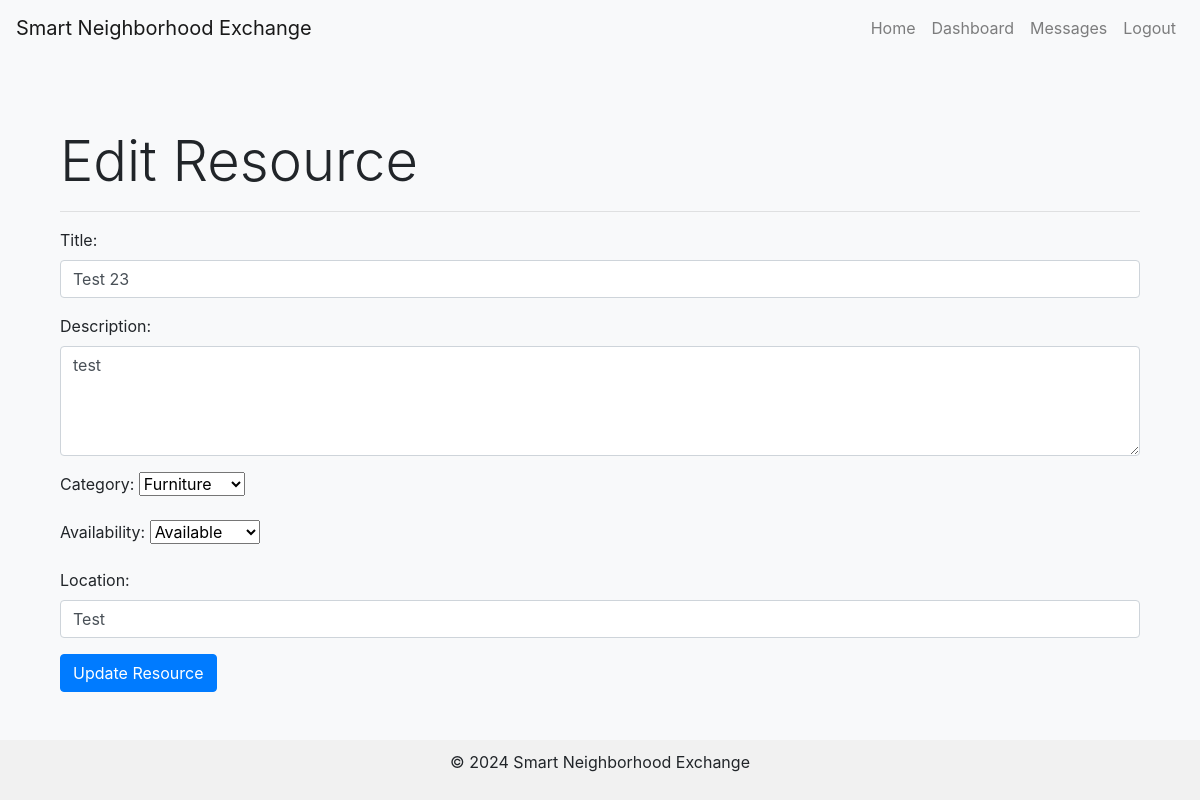
Screenshot of /edit_resource/4 (signed in) with the database file from the repository.
### tables this page shows
CREATE TABLE resources (
                        resource_id INTEGER PRIMARY KEY AUTOINCREMENT,
                        user_id INTEGER NOT NULL,
                        title TEXT NOT NULL,
                        description TEXT,
                        images TEXT,
                        category TEXT,
                        availability TEXT,
                        date_posted TEXT NOT NULL,
                        location TEXT,
                        FOREIGN KEY (user_id) REFERENCES users(user_id)
                      );

### app.py (the view, shortened to what this page needs)
@app.route('/edit_resource/<int:resource_id>', methods=['GET', 'POST'])
def edit_resource(resource_id):
    user_id = session.get('user_id')
    if not user_id:
        return redirect(url_for('login'))
    conn = sqlite3.connect('database.db')
    cursor = conn.cursor()
    cursor.execute("SELECT * FROM resources WHERE resource_id = ? AND user_id = ?", (resource_id, user_id))
    resource = cursor.fetchone()
    if not resource:
        flash("You are not authorized to edit this resource.", "danger")
        conn.close()
        return redirect(url_for('dashboard'))
    conn.close()
    return render_template('edit_resource.html', resource=resource)

### templates/edit_resource.html (shortened to what this page needs)
{% extends "base.html" %}
{% block content %}
<div class="container mt-5">
    <h1 class="display-4">Edit Resource</h1>
    <hr>
    <form action="{{ url_for('edit_resource', resource_id=resource[0]) }}" method="POST">
        <div class="mb-3">
            <label for="title" class="form-label">Title:</label>
            <input type="text" class="form-control" id="title" name="title" value="{{ resource[2] }}" required>
        </div>
        <div class="mb-3">
            <label for="description" class="form-label">Description:</label>
            <textarea class="form-control" id="description" name="description" rows="4" required>{{ resource[3] }}</textarea>
        </div>
        <div class="mb-3">
            <label for="category" class="form-label">Category:</label>
            <select class="form-select" id="category" name="category" required>
                <option value="Furniture" {% if resource[5] == "Furniture" %}selected{% endif %}>Furniture</option>
            </select>
        </div>
        <div class="mb-3">
            <label for="availability" class="form-label">Availability:</label>
            <select class="form-select" id="availability" name="availability" required>
                <option value="Available" {% if resource[6] == "Available" %}selected{% endif %}>Available</option>
            </select>
        </div>
        <div class="mb-3">
            <label for="location" class="form-label">Location:</label>
            <input type="text" class="form-control" id="location" name="location" value="{{ resource[8] }}" required>
        </div>
        <button type="submit" class="btn btn-primary">Update Resource</button>
    </form>
</div>
{% endblock %}

### templates/base.html (style rules this page uses)
body { background-color: #f8f9fa; display: flex; flex-direction: column; min-height: 100vh; }
.container { flex: 1; }

### rows the page displays
resources: title "Test 23", description "test", category "Furniture", availability "Available", location "Test"
